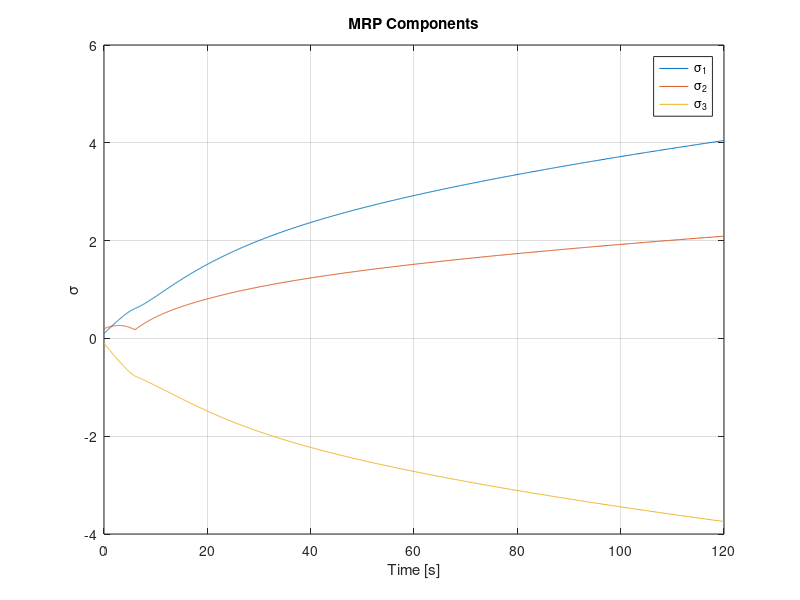
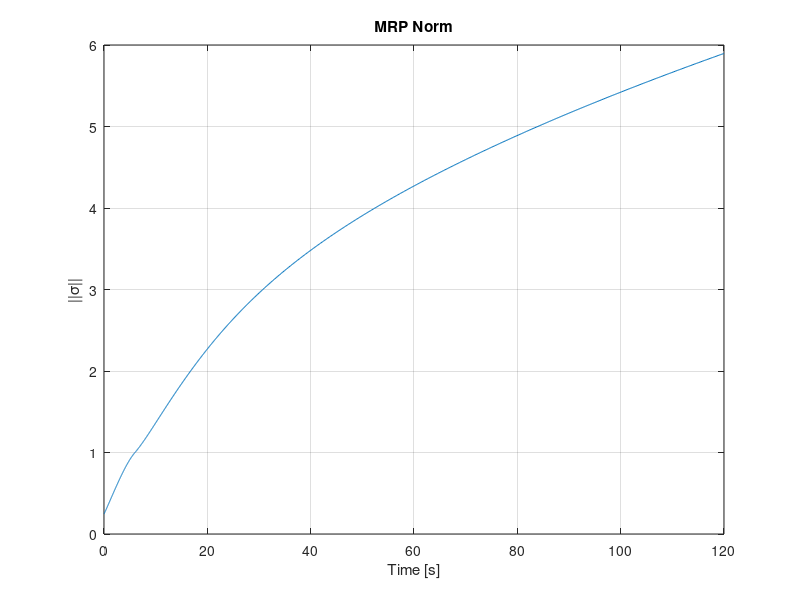
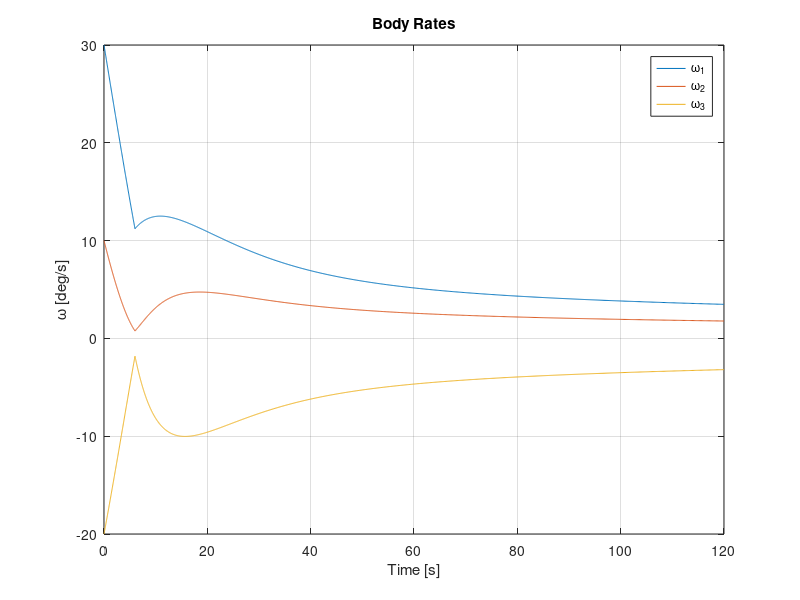

Here is the MATLAB script that generated these plots, in order:
function hw4_problem4_regulator_mrp()
    clc; clear; close all;

    % Inertia (principal axes)
    I1 = 100; I2 = 75; I3 = 80;   % kg*m^2
    I = diag([I1 I2 I3]);

    % Gains
    K = 5;                        % N*m
    P = 10;                       % N*m*s  (P*I3x3)
    Pmat = P*eye(3);

    % Initial conditions
    sigma0 = [0.1; 0.2; -0.1];    % MRP
    w0_deg = [30; 10; -20];       % deg/s
    w0 = deg2rad(w0_deg);         % rad/s

    x0 = [sigma0; w0];

    % Sim settings
    tspan = [0 120];
    opts = odeset('RelTol',1e-10,'AbsTol',1e-12);

    % Integrate
    [t, x] = ode45(@(t,x) eom_mrp_rigidbody(t,x,I,K,Pmat), tspan, x0, opts);

    sigma = x(:,1:3);
    omega = x(:,4:6);

    % MRP norm at t = 30 s (interpolate)
    sigma30 = interp1(t, sigma, 30.0).';
    mrp_norm_30 = norm(sigma30);

    fprintf('MRP norm at t = 30 s: %.12f\n', mrp_norm_30);

    % Quick plots
    figure; plot(t, sigma); grid on;
    xlabel('Time [s]'); ylabel('\sigma'); legend('\sigma_1','\sigma_2','\sigma_3');
    title('MRP Components');

    figure; plot(t, vecnorm(sigma,2,2)); grid on;
    xlabel('Time [s]'); ylabel('||\sigma||'); title('MRP Norm');

    figure; plot(t, rad2deg(omega)); grid on;
    xlabel('Time [s]'); ylabel('\omega [deg/s]');
    legend('\omega_1','\omega_2','\omega_3');
    title('Body Rates');
end

% ========================= Dynamics =========================
function xdot = eom_mrp_rigidbody(~, x, I, K, Pmat)
    sigma = x(1:3);
    w     = x(4:6);

    % Shadow set switch (keeps ||sigma|| <= 1)
    s2 = dot(sigma,sigma);
    if s2 > 1
        sigma = -sigma / s2;
    end

    % Control law for regulator case (R == N, sigma_R/N = 0, L = 0)
    % u = -K*sigma - P*w + w x (I*w)
    u = -K*sigma - Pmat*w + cross(w, I*w);

    % Rigid body dynamics: I*w_dot = - w x (I*w) + u
    wdot = I \ ( -cross(w, I*w) + u );

    % MRP kinematics: sigma_dot = 1/4 * B(sigma) * w
    B = Bmat_mrp(sigma);
    sigmadot = 0.25 * B * w;

    xdot = [sigmadot; wdot];
end

function B = Bmat_mrp(sigma)
    s1 = sigma(1); s2 = sigma(2); s3 = sigma(3);
    s_sq = sigma.'*sigma;

    S = [  0  -s3   s2;
          s3   0  -s1;
         -s2  s1   0 ];

    B = (1 - s_sq)*eye(3) + 2*S + 2*(sigma*sigma.');
end
